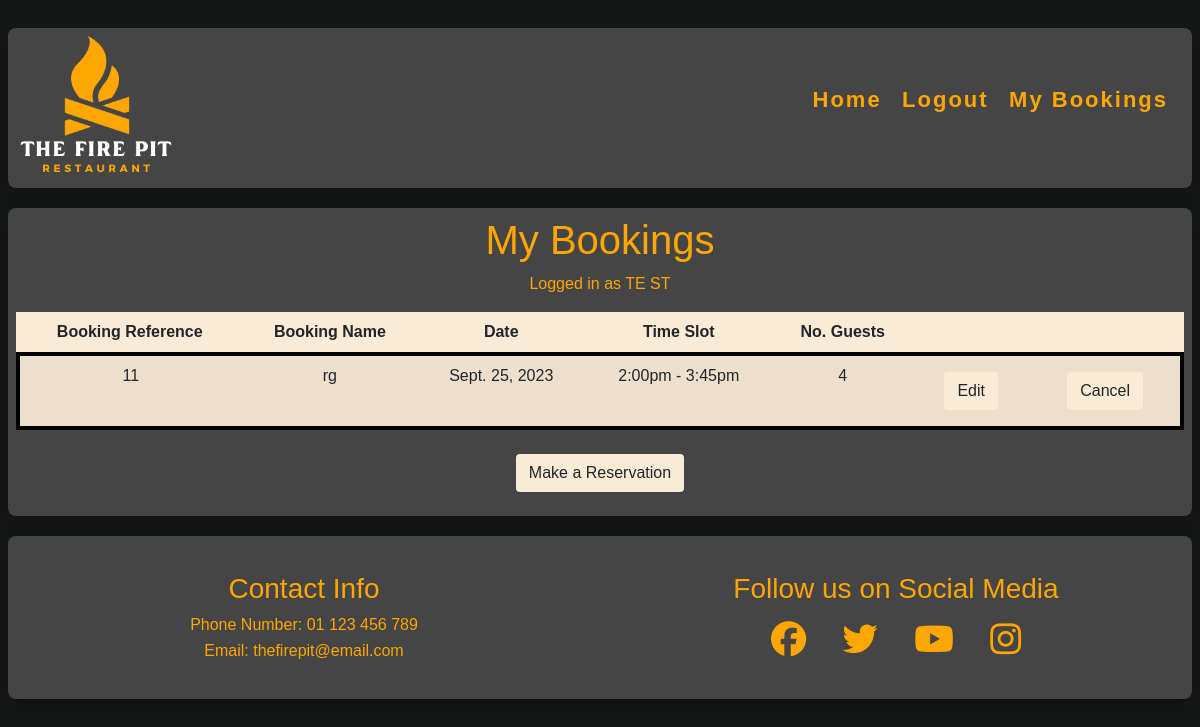
The app's page /booking/bookings (signed in) with its own data.
### booking/models.py (models this page shows, shortened)
class Booking(models.Model):
    customer = models.ForeignKey(
        User, on_delete=models.CASCADE, related_name="customer")
    booking_name = models.CharField(max_length=25)
    tables_needed_small = models.IntegerField(default=0)
    tables_needed_medium = models.IntegerField(default=0)
    tables_needed_large = models.IntegerField(default=0)
    guest_count = models.IntegerField(default=2)
    booking_date = models.DateField()
    booking_time = models.IntegerField(choices=TIME_SLOTS, default=1)
    class Meta:
        ordering = ['booking_date', 'booking_time']

### booking/views.py (the view)
class booking_home_page(LoginRequiredMixin, ListView):
    model = Booking
    template_name = 'booking/booking_home.html'
    def get_queryset(self):
        if self.request.user.is_staff:
            return Booking.objects.filter(
                booking_date__gt=(date.today()-timedelta(days=1))
                )
        else:
            return Booking.objects.filter(
                customer=self.request.user,
                booking_date__gt=(date.today()-timedelta(days=1))
                )

### booking/templates/booking/booking_home.html (shortened to what this page needs)
{% extends "base.html" %}
{% load static %}
{% block content %}
<div class='content-block'>
    <div>
        <h1 class="text-center">{% if request.user.is_staff %}Bookings{% else %}My Bookings{% endif %}</h1>
        <p>Logged in as {{user.first_name}} {{user.last_name}}</p>
        <table class="table table-striped table-hover">
            <thead>
                <tr>
                    <th>Booking Reference</th>
                    {% if request.user.is_staff %}
                        <th>Customer</th>
                        <th>Tables</th>
                    {% else %}
                        <th>Booking Name</th>
                    {% endif %}
                    <th>Date</th>
                    <th>Time Slot</th>
                    <th>No. Guests</th>
                    <th><span class="sr-only">Edit Button Column</span></th>
                    <th><span class="sr-only">Delete Button Column</span></th>
                </tr>
            </thead>
            {% for booking in object_list %}
            <tbody>
                <tr>
                    <td>
                        {{ booking.pk }}
                    </td>
                    {% if request.user.is_staff %}
                        <td>
                            {{ booking.customer.first_name }} {{ booking.customer.last_name }}
                        </td>
                        <td class="tables">
                            <div class="tables_info">Small: {{ booking.tables_needed_small }}</div>
                            <div class="tables_info">Medium: {{ booking.tables_needed_medium }}</div>
                            <div class="tables_info">Large: {{ booking.tables_needed_large }}</div>
                        </td>
                    {% else %}
                        <td>
                            {{ booking.booking_name }}
                        </td>
                    {% endif %}
                    <td>
                        {{ booking.booking_date }}
                    </td>
                    <td>
                        {{ booking.get_booking_time_display }}
                    </td>
                    <td>
                        {{ booking.guest_count }}
                    </td>
                    <td>
                        <a href="{% url 'edit_booking' booking.id %}" class="btn m-2">Edit</a>
                    </td>
                    <td>
                        <a href="{% url 'delete_booking' booking.id %}" class="btn m-2">Cancel</a>
                    </td>
                </tr>
            </tbody>
            {% endfor %}
        </table>
    </div>
    <div>
        <a href="{% url 'create_booking' %}" class="btn m-2">Make a Reservation</a>
    </div>
</div>
{%endblock%}

### static/css/style.css (style rules this page uses)
body { font-family: Nunito, sans-serif; font-weight: 300; background-color: #151616; color: #fea601; max-width: 1200px; padding: 8px; width: 100%; margin: auto; }
.content-block { width: 100%; padding: 8px; margin: auto; padding-bottom: 16px; text-align: center; }
.btn { background-color: antiquewhite; }
table { background-color: antiquewhite; }
tbody { border: 4px #000000 solid; }

### records on screen
Booking: pk "11", booking_name "rg", booking_date "Sept. 25, 2023", booking_time "2:00pm - 3:45pm", guest_count "4"

### other values on screen
{{ user.first_name }} "TE"
{{ user.last_name }} "ST"
